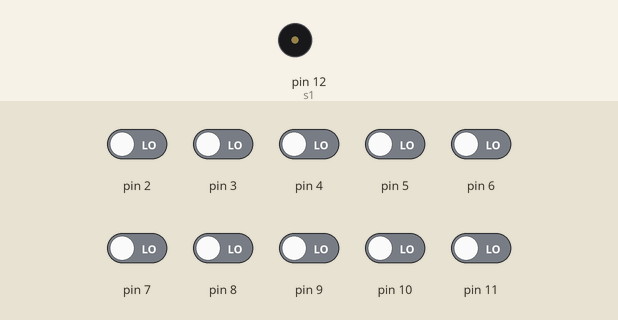
A sketch run on a simulated Arduino Uno, built with avr-gcc and run on an emulated ATmega328P. On the bench: buzzer (waves = sounding). The test bench sets the inputs (shaded band); at power-on: pin 2–11 LOW. What the sketch prints to the serial monitor is not drawn.

Above: at 1.2 s.
1.3 s: pin 2 driven HIGH
At 2.5 s:
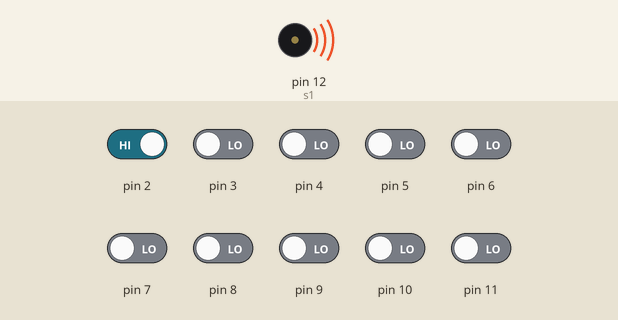
2.8 s: pin 3 driven HIGH
4.3 s: pin 4 driven HIGH
5.8 s: pin 5 driven HIGH
At 6.9 s:
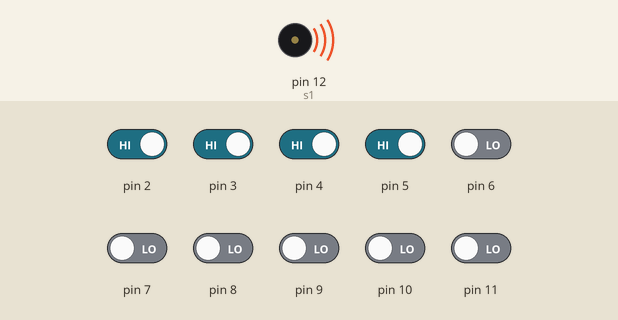
7.3 s: pin 6 driven HIGH
At 8.2 s:
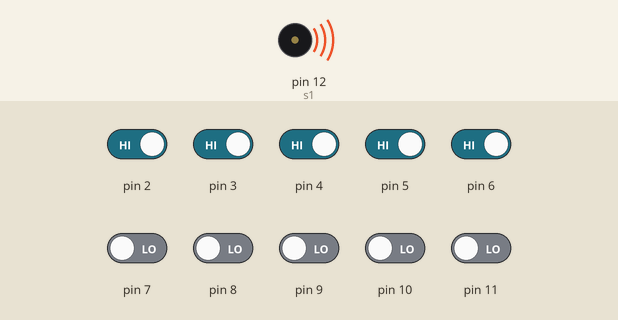
8.8 s: pin 7 driven HIGH
Timing chart, 0 to 11.3 s (numbered marks = the images above; inputs shaded):
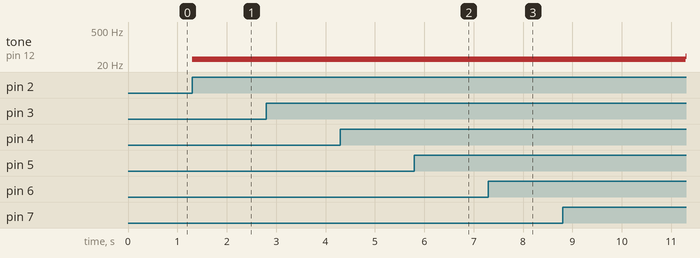

Measured:
- after the input at 1.3 s, tone on pin 12 (s1): silent → 31 Hz at once
- after the input at 5.8 s, tone on pin 12 (s1): stays 31 Hz (without the input it goes to 33 Hz after 1.5 s)
- after the input at 7.3 s, tone on pin 12 (s1): stays 31 Hz (without the input it goes to 35 Hz after 1.5 s)
- after the input at 8.8 s, tone on pin 12 (s1): 31 Hz → 41 Hz after 2.5 s

The sketch:

Project14_MusicalKeyboard.ino
```cpp
/*
* Name: Musical Keyboard
*
* Description: Musical keyboard using piezo buzzers and tactile
*              switches as keys
*
* Author: Amar Bhatt
*/

//Include notes library
#include "pitches.h"

// Define notes and speakers
int notes[] = {NOTE_B0, NOTE_C1, NOTE_CS1, NOTE_D1, NOTE_DS1, NOTE_E1, NOTE_F1,NOTE_FS1, NOTE_G1, NOTE_GS1};
int s1 = 12;
int s3 = 13;
void setup(){
  Serial.begin(9600);
  //Initialize tactile switches (keys) as inputs
  for (int i = 2; i<12; i++){
    pinMode(i, INPUT);
  }
}

void loop(){
  //Read every key, if pressed play that keys note
  //as defined in the note array
  for(int i = 2; i<12; i++){
    if(digitalRead(i) == 1){
      Serial.println(i);
      tone(s1, notes[i - 2],250); //play tone
    }
  }
}
```

pitches.h
```cpp
/*************************************************
 * Public Constants
 *************************************************/

#define NOTE_B0  31
#define NOTE_C1  33
#define NOTE_CS1 35
#define NOTE_D1  37
#define NOTE_DS1 39
#define NOTE_E1  41
#define NOTE_F1  44
#define NOTE_FS1 46
#define NOTE_G1  49
#define NOTE_GS1 52
#define NOTE_A1  55
#define NOTE_AS1 58
#define NOTE_B1  62
#define NOTE_C2  65
#define NOTE_CS2 69
#define NOTE_D2  73
#define NOTE_DS2 78
#define NOTE_E2  82
#define NOTE_F2  87
#define NOTE_FS2 93
#define NOTE_G2  98
#define NOTE_GS2 104
#define NOTE_A2  110
#define NOTE_AS2 117
#define NOTE_B2  123
#define NOTE_C3  131
#define NOTE_CS3 139
#define NOTE_D3  147
#define NOTE_DS3 156
#define NOTE_E3  165
#define NOTE_F3  175
#define NOTE_FS3 185
#define NOTE_G3  196
#define NOTE_GS3 208
#define NOTE_A3  220
#define NOTE_AS3 233
#define NOTE_B3  247
#define NOTE_C4  262
#define NOTE_CS4 277
#define NOTE_D4  294
#define NOTE_DS4 311
#define NOTE_E4  330
#define NOTE_F4  349
#define NOTE_FS4 370
#define NOTE_G4  392
#define NOTE_GS4 415
#define NOTE_A4  440
#define NOTE_AS4 466
#define NOTE_B4  494
#define NOTE_C5  523
#define NOTE_CS5 554
#define NOTE_D5  587
#define NOTE_DS5 622
#define NOTE_E5  659
#define NOTE_F5  698
#define NOTE_FS5 740
#define NOTE_G5  784
#define NOTE_GS5 831
#define NOTE_A5  880
#define NOTE_AS5 932
#define NOTE_B5  988
#define NOTE_C6  1047
#define NOTE_CS6 1109
#define NOTE_D6  1175
#define NOTE_DS6 1245
#define NOTE_E6  1319
#define NOTE_F6  1397
#define NOTE_FS6 1480
#define NOTE_G6  1568
#define NOTE_GS6 1661
#define NOTE_A6  1760
#define NOTE_AS6 1865
#define NOTE_B6  1976
#define NOTE_C7  2093
#define NOTE_CS7 2217
#define NOTE_D7  2349
#define NOTE_DS7 2489
#define NOTE_E7  2637
#define NOTE_F7  2794
#define NOTE_FS7 2960
#define NOTE_G7  3136
#define NOTE_GS7 3322
#define NOTE_A7  3520
#define NOTE_AS7 3729
#define NOTE_B7  3951
#define NOTE_C8  4186
#define NOTE_CS8 4435
#define NOTE_D8  4699
#define NOTE_DS8 4978
```
